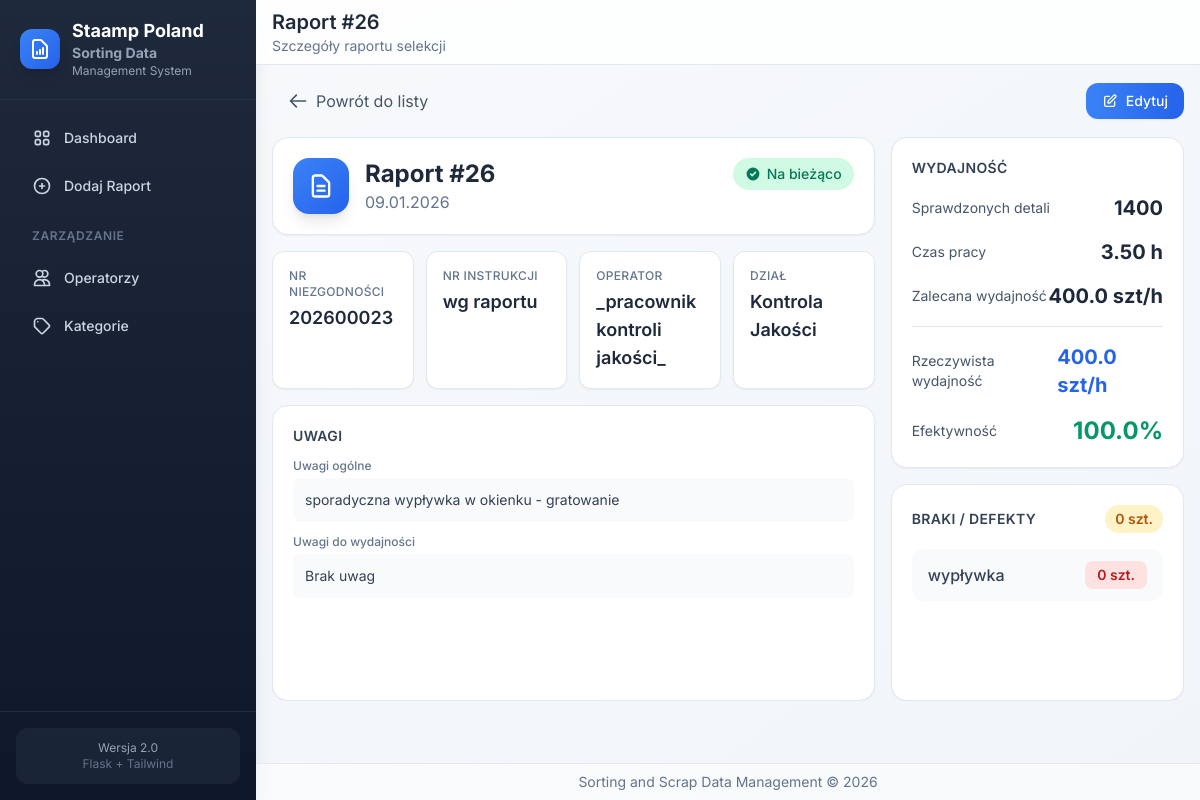
The page /reports/10060 on the database its author committed.
### app/models/models.py (models this page shows, shortened)
class Operator(db.Model):
    __tablename__ = 'operatorzy'
    id = db.Column(db.Integer, primary_key=True)
    nr_operatora = db.Column(db.Integer, unique=True)
    imie_nazwisko = db.Column(db.String)
    dzial_id = db.Column(db.Integer, db.ForeignKey('dzialy.id'))
    dzial = db.relationship("KategoriaZrodlaDanych")

class KategoriaZrodlaDanych(db.Model):
    __tablename__ = 'dzialy'
    id = db.Column(db.Integer, primary_key=True)
    opis_kategorii = db.Column(db.String, unique=True)
    koszt_pracy = db.Column(db.Float, nullable=True)

### app/routes/reports.py (the view)
@bp.route('/<int:report_id>')
def view(report_id):
    report = DaneRaportu.query.get_or_404(report_id)
    return render_template('reports/view.html', report=report)

### app/models/models.py (called while the page is built)
    @property
    def total_defects(self):
        return sum(d.ilosc for d in self.braki_defekty) if self.braki_defekty else 0

    @property
    def rzeczywista_wydajnosc(self):
        if self.czas_pracy and self.czas_pracy > 0:
            return self.ilosc_detali_sprawdzonych / self.czas_pracy
        return 0

    @property
    def efektywnosc(self):
        if self.zalecana_wydajnosc and self.zalecana_wydajnosc > 0 and self.rzeczywista_wydajnosc:
            return (self.rzeczywista_wydajnosc / self.zalecana_wydajnosc) * 100
        return 0

### app/templates/reports/view.html (shortened to what this page needs)
{% extends 'base.html' %}
{% block page_title %}Raport #{{ report.nr_raportu }}{% endblock %}
{% block page_subtitle %}Szczegóły raportu selekcji{% endblock %}
{% block content %}
<div class="report-detail-container flex flex-col h-full">
    <div class="flex items-center justify-between mb-4 flex-shrink-0">
        <a href="{{ url_for('main.index') }}"
           class="inline-flex items-center gap-2 px-4 py-2 text-slate-600 hover:text-slate-800 hover:bg-slate-100 rounded-xl transition-colors">
            <svg class="w-5 h-5" fill="none" stroke="currentColor" viewBox="0 0 24 24">
                <path stroke-linecap="round" stroke-linejoin="round" stroke-width="2" d="M10 19l-7-7m0 0l7-7m-7 7h18"></path>
            </svg>
            Powrót do listy
        </a>
        <div class="flex items-center gap-2">
            <a href="{{ url_for('reports.edit', report_id=report.id) }}"
               class="inline-flex items-center gap-2 px-4 py-2 bg-gradient-to-r from-primary-500 to-primary-600 text-white text-sm font-medium rounded-xl hover:from-primary-600 hover:to-primary-700 shadow-sm hover:shadow transition-all">
                <svg class="w-4 h-4" fill="none" stroke="currentColor" viewBox="0 0 24 24">
                    <path stroke-linecap="round" stroke-linejoin="round" stroke-width="2" d="M11 5H6a2 2 0 00-2 2v11a2 2 0 002 2h11a2 2 0 002-2v-5m-1.414-9.414a2 2 0 112.828 2.828L11.828 15H9v-2.828l8.586-8.586z"></path>
                </svg>
                Edytuj
            </a>
        </div>
    </div>
    <div class="grid grid-cols-1 lg:grid-cols-3 gap-4 flex-1 min-h-0">
        <div class="lg:col-span-2 flex flex-col gap-4 min-h-0">
            <div class="bg-white rounded-2xl shadow-sm border border-slate-200 p-5 flex-shrink-0">
                <div class="flex items-start justify-between">
                    <div class="flex items-center gap-4">
                        <div class="w-14 h-14 bg-gradient-to-br from-primary-500 to-primary-600 rounded-2xl flex items-center justify-center shadow-lg">
                            <svg class="w-7 h-7 text-white" fill="none" stroke="currentColor" viewBox="0 0 24 24">
                                <path stroke-linecap="round" stroke-linejoin="round" stroke-width="2" d="M9 12h6m-6 4h6m2 5H7a2 2 0 01-2-2V5a2 2 0 012-2h5.586a1 1 0 01.707.293l5.414 5.414a1 1 0 01.293.707V19a2 2 0 01-2 2z"></path>
                            </svg>
                        </div>
                        <div>
                            <h2 class="text-2xl font-bold text-slate-800">Raport #{{ report.nr_raportu }}</h2>
                            <p class="text-slate-500">{{ report.data_selekcji.strftime('%d.%m.%Y') if report.data_selekcji else 'Brak daty' }}</p>
                        </div>
                    </div>
                    <div class="text-right">
                        {% if report.selekcja_na_biezaco %}
                        <span class="inline-flex items-center px-3 py-1.5 rounded-full text-sm font-medium bg-emerald-100 text-emerald-700">
                            <svg class="w-4 h-4 mr-1.5" fill="currentColor" viewBox="0 0 20 20">
                                <path fill-rule="evenodd" d="M10 18a8 8 0 100-16 8 8 0 000 16zm3.707-9.293a1 1 0 00-1.414-1.414L9 10.586 7.707 9.293a1 1 0 00-1.414 1.414l2 2a1 1 0 001.414 0l4-4z" clip-rule="evenodd"></path>
                            </svg>
                            Na bieżąco
                        </span>
                        {% endif %}
                    </div>
                </div>
            </div>
            <div class="grid grid-cols-2 md:grid-cols-4 gap-3 flex-shrink-0">
                <div class="bg-white rounded-xl shadow-sm border border-slate-200 p-4">
                    <p class="text-xs font-medium text-slate-500 uppercase tracking-wide mb-1">Nr Niezgodności</p>
                    <p class="text-lg font-semibold text-slate-800">{{ report.nr_niezgodnosci or '-' }}</p>
                </div>
                <div class="bg-white rounded-xl shadow-sm border border-slate-200 p-4">
                    <p class="text-xs font-medium text-slate-500 uppercase tracking-wide mb-1">Nr Instrukcji</p>
                    <p class="text-lg font-semibold text-slate-800">{{ report.nr_instrukcji or '-' }}</p>
                </div>
                <div class="bg-white rounded-xl shadow-sm border border-slate-200 p-4">
                    <p class="text-xs font-medium text-slate-500 uppercase tracking-wide mb-1">Operator</p>
                    <p class="text-lg font-semibold text-slate-800">{{ report.operator.imie_nazwisko if report.operator else '-' }}</p>
                </div>
                <div class="bg-white rounded-xl shadow-sm border border-slate-200 p-4">
                    <p class="text-xs font-medium text-slate-500 uppercase tracking-wide mb-1">Dział</p>
                    <p class="text-lg font-semibold text-slate-800">{{ report.operator.dzial.opis_kategorii if report.operator and report.operator.dzial else '-' }}</p>
                </div>
            </div>
            <div class="bg-white rounded-2xl shadow-sm border border-slate-200 p-5 flex-1 min-h-0 overflow-auto">
                <h3 class="text-sm font-semibold text-slate-700 uppercase tracking-wide mb-3">Uwagi</h3>
                <div class="space-y-3">
                    <div>
                        <p class="text-xs font-medium text-slate-500 mb-1">Uwagi ogólne</p>
                        <p class="text-slate-700 bg-slate-50 rounded-lg p-3 text-sm">{{ report.uwagi or 'Brak uwag' }}</p>
                    </div>
                    <div>
                        <p class="text-xs font-medium text-slate-500 mb-1">Uwagi do wydajności</p>
                        <p class="text-slate-700 bg-slate-50 rounded-lg p-3 text-sm">{{ report.uwagi_do_wydajnosci or 'Brak uwag' }}</p>
                    </div>
                </div>
            </div>
        </div>
        <div class="flex flex-col gap-4 min-h-0">
            <div class="bg-white rounded-2xl shadow-sm border border-slate-200 p-5 flex-shrink-0">
                <h3 class="text-sm font-semibold text-slate-700 uppercase tracking-wide mb-4">Wydajność</h3>
                <div class="space-y-4">
                    <div class="flex items-center justify-between">
                        <span class="text-slate-600 text-sm">Sprawdzonych detali</span>
                        <span class="text-xl font-bold text-slate-800">{{ report.ilosc_detali_sprawdzonych }}</span>
                    </div>
                    <div class="flex items-center justify-between">
                        <span class="text-slate-600 text-sm">Czas pracy</span>
                        <span class="text-xl font-bold text-slate-800">{{ "%.2f"|format(report.czas_pracy) }} h</span>
                    </div>
                    <div class="flex items-center justify-between">
                        <span class="text-slate-600 text-sm">Zalecana wydajność</span>
                        <span class="text-xl font-bold text-slate-800">{{ report.zalecana_wydajnosc or '-' }} szt/h</span>
                    </div>
                    <div class="border-t pt-4">
                        <div class="flex items-center justify-between">
                            <span class="text-slate-600 text-sm">Rzeczywista wydajność</span>
                            <span class="text-xl font-bold text-primary-600">{{ "%.1f"|format(report.rzeczywista_wydajnosc) }} szt/h</span>
                        </div>
                    </div>
                    <div class="flex items-center justify-between">
                        <span class="text-slate-600 text-sm">Efektywność</span>
                        {% if report.efektywnosc >= 100 %}
                        <span class="text-2xl font-bold text-emerald-600">{{ "%.1f"|format(report.efektywnosc) }}%</span>
                        {% elif report.efektywnosc >= 80 %}
                        <span class="text-2xl font-bold text-amber-600">{{ "%.1f"|format(report.efektywnosc) }}%</span>
                        {% else %}
                        <span class="text-2xl font-bold text-red-500">{{ "%.1f"|format(report.efektywnosc) }}%</span>
                        {% endif %}
                    </div>
                </div>
            </div>
            <div class="bg-white rounded-2xl shadow-sm border border-slate-200 p-5 flex-1 min-h-0 flex flex-col">
                <div class="flex items-center justify-between mb-4 flex-shrink-0">
                    <h3 class="text-sm font-semibold text-slate-700 uppercase tracking-wide">Braki / Defekty</h3>
                    <span class="px-2.5 py-1 bg-amber-100 text-amber-700 rounded-full text-sm font-semibold">
                        {{ report.total_defects }} szt.
                    </span>
                </div>
                <div class="space-y-2 flex-1 overflow-auto">
                    {% if report.braki_defekty %}
                        {% for defekt in report.braki_defekty %}
                        <div class="flex items-center justify-between px-4 py-3 bg-slate-50 rounded-xl">
                            <span class="text-slate-700 font-medium">{{ defekt.defekt }}</span>
                            <span class="px-3 py-1 bg-red-100 text-red-700 rounded-lg text-sm font-semibold">{{ defekt.ilosc }} szt.</span>
                        </div>
                        {% endfor %}
                    {% endif %}
                </div>
            </div>
        </div>
    </div>
</div>
{% endblock %}

### app/templates/base.html (style rules this page uses)
* { transition-property: background-color, border-color, color, fill, stroke, opacity, box-shadow, transform; transition-timing-function: cubic-bezier(0.4, 0, 0.2, 1); transition-duration: 150ms; }

### app/templates/reports/view.html (style rules this page uses)
.report-detail-container { max-height: calc(100vh - 180px); overflow: hidden; }

### rows shown on the page
Operator: operator "_pracownik kontroli jakości_"
KategoriaZrodlaDanych: operator.dzial "Kontrola Jakości"

### other values the page prints
{{ report.nr_raportu }} "26"
{{ report.nr_niezgodnosci or '-' }} "202600023"
{{ report.nr_instrukcji or '-' }} "wg raportu"
{{ report.uwagi or 'Brak uwag' }} "sporadyczna wypływka w okienku - gratowanie"
{{ report.uwagi_do_wydajnosci or 'Brak uwag' }} "Brak uwag"
{{ report.ilosc_detali_sprawdzonych }} "1400"
{{ "%.2f"|format(report.czas_pracy) }} "3.50"
{{ report.zalecana_wydajnosc or '-' }} "400.0"
{{ "%.1f"|format(report.rzeczywista_wydajnosc) }} "400.0"
{{ "%.1f"|format(report.efektywnosc) }} "100.0"
{{ report.total_defects }} "0"
{{ defekt.defekt }} "wypływka"
{{ defekt.ilosc }} "0"
